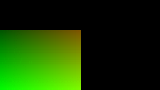
#> input picture src/python-testing/optimal-projection/dbo_0.png, 160 x 90 px, found by its file name; the run also reads 1 picture not shown here
$ python find_difference.py
#> lines starting #> are read from the running program, lines starting #| are printed output that depends on the picture
import cv2
import numpy as np

from os import getcwd
from pathlib import Path


file = r"src\python-testing\optimal-projection"
path = str(Path(getcwd()).joinpath(file))
db0 = cv2.imread(path + r"\dbo_0.png", cv2.IMREAD_UNCHANGED)
#> db0 is the input picture: shape (90, 160, 4) uint16; mean B, G, R, A 0, 14594.6, 5525, 22118.1
db1 = cv2.imread(path + r"\dbo_1.png", cv2.IMREAD_UNCHANGED)
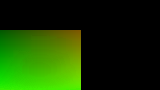
#> input picture src/python-testing/optimal-projection/dbo_1.png, 160 x 90 px, found by its file name
#> db1 is the input picture: shape (90, 160, 4) uint16; mean B, G, R, A 0, 14264.6, 5538.9, 22118.1
db2 = cv2.imread(path + r"\dbo_2.png", cv2.IMREAD_UNCHANGED)
di1 = np.zeros(db0.shape, np.uint16)
di2 = np.zeros(db0.shape, np.uint16)
height, width, channels = db0.shape
#> height = 90; width = 160; channels = 4
debug_resolution_multiplier = 40
debug_width = 16 * debug_resolution_multiplier
debug_height = 9 * debug_resolution_multiplier
debug_resolution = (debug_width, debug_height)


for y in range(db0.shape[0]):
    for x in range(db0.shape[1]):
        _, y0, x0, _ = db0[y, x]
        _, y1, x1, _ = db1[y, x]
        _, y2, x2, _ = db2[y, x]

        di1[y, x] = (0, abs(y0 / 0xFFFF - y1 / 0xFFFF) * 250000, abs(x0 / 0xFFFF - x1 / 0xFFFF) * 250000, 0xFFFF)
        di2[y, x] = (0, abs(y0 / 0xFFFF - y2 / 0xFFFF) * 250000, abs(x0 / 0xFFFF - x2 / 0xFFFF) * 250000, 0xFFFF)
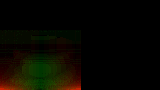
#> di1: shape (90, 160, 4) uint16; mean B, G, R, A 0, 1804.9, 2060.6, 65535; drawn with min black and max white
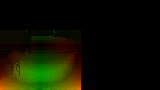
#> di2: shape (90, 160, 4) uint16; mean B, G, R, A 0, 4539.8, 3700.4, 65535; drawn with min black and max white


db0 = cv2.resize(db0, debug_resolution, interpolation=cv2.INTER_NEAREST)
#> db0: shape (360, 640, 4) uint16
db1 = cv2.resize(db1, debug_resolution, interpolation=cv2.INTER_NEAREST)
#> db1: shape (360, 640, 4) uint16
db2 = cv2.resize(db2, debug_resolution, interpolation=cv2.INTER_NEAREST)
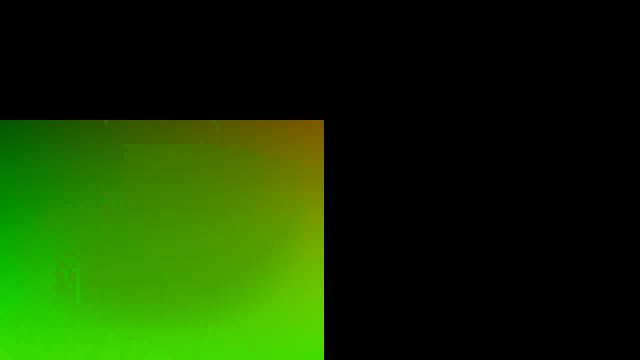
#> db2: shape (360, 640, 4) uint16; mean B, G, R, A 0, 13562.6, 5476, 22118.1; drawn with min black and max white
di1 = cv2.resize(di1, debug_resolution, interpolation=cv2.INTER_NEAREST)
#> di1: shape (360, 640, 4) uint16
di2 = cv2.resize(di2, debug_resolution, interpolation=cv2.INTER_NEAREST)
#> di2: shape (360, 640, 4) uint16
cct = cv2.vconcat([di1, di2])
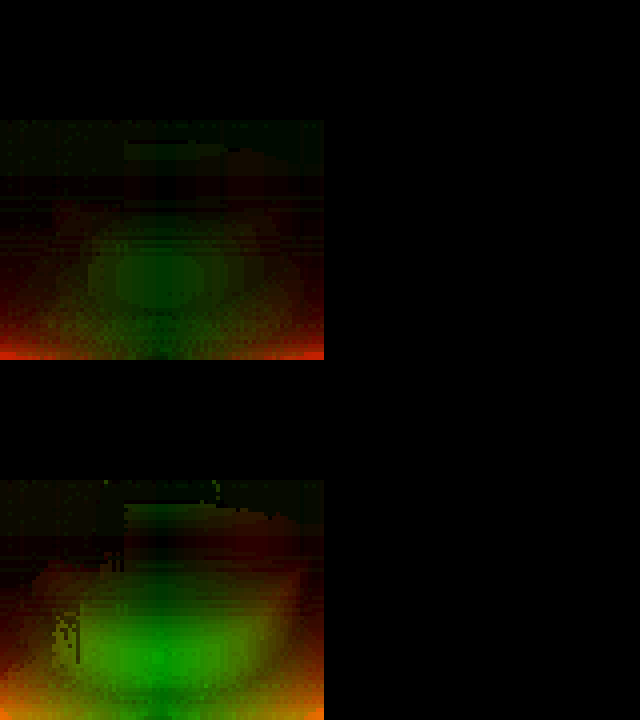
#> cct: shape (720, 640, 4) uint16; mean B, G, R, A 0, 3172.3, 2880.5, 65535; drawn with min black and max white
cv2.imshow("db0", db0)
cv2.imshow("db1", db1)
cv2.imshow("db2", db2)
cv2.imshow("cct", cct)
cv2.waitKey()
